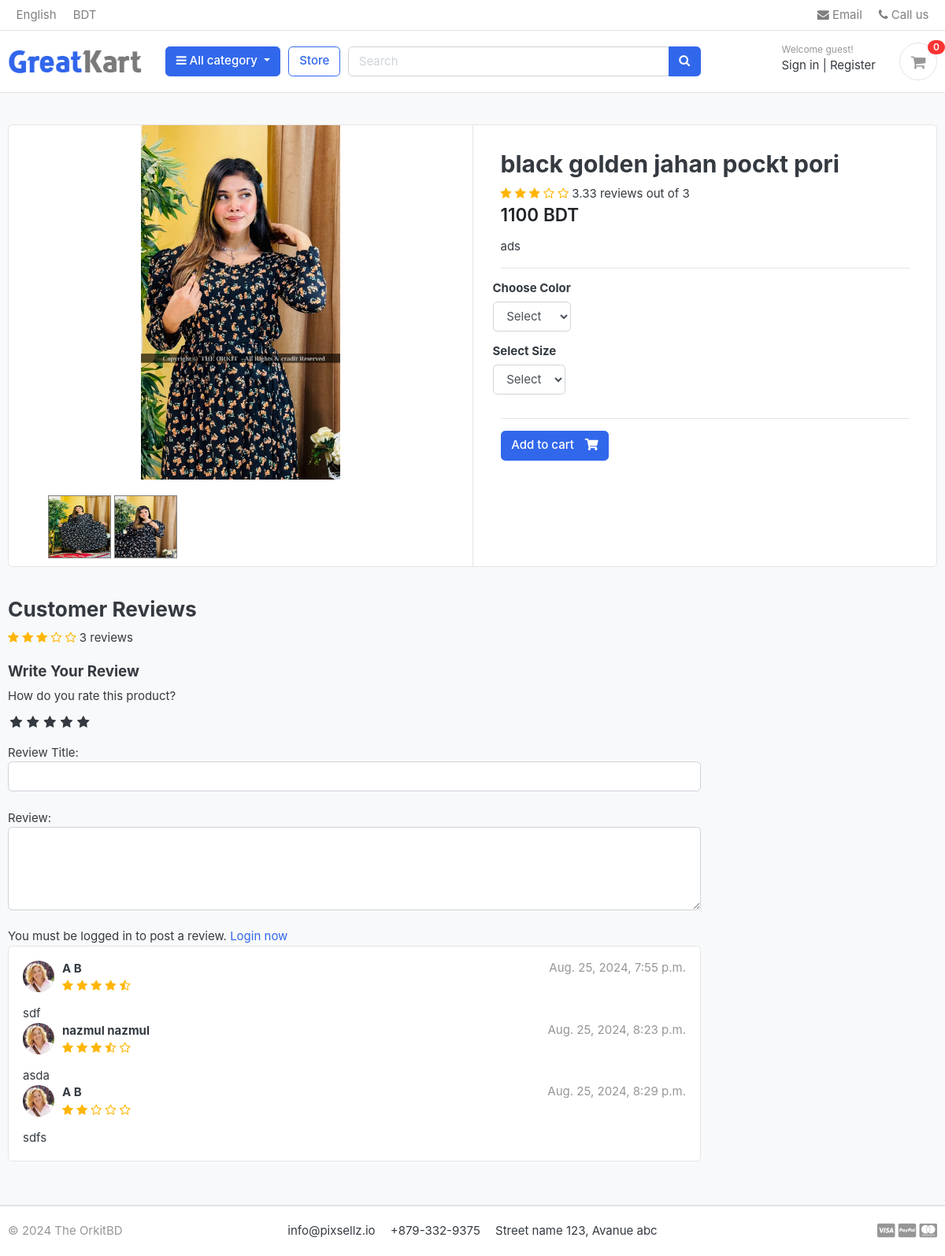
Page /store/category/pocket-pori-gawn/black-red-jiri/ on the earlier database version.
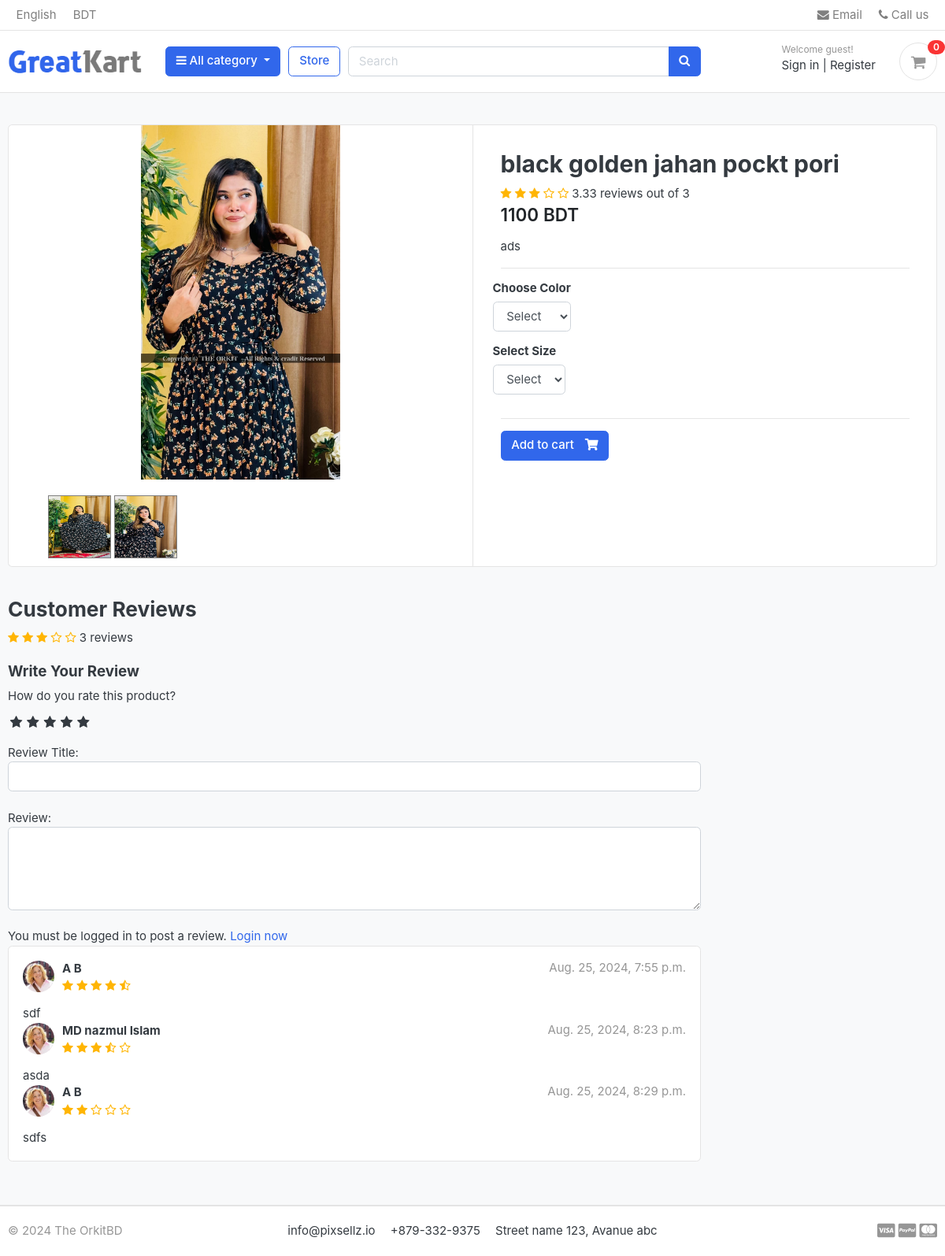
Same page on the later database version.
### store/models.py (models this page shows, shortened)
class ReviewRating(models.Model):
    product = models.ForeignKey(Product,on_delete=models.CASCADE)
    user =  models.ForeignKey(Account, on_delete=models.CASCADE)
    subject = models.CharField(max_length=100,blank=True)
    review = models.TextField(max_length=500,blank=True)
    rating = models.FloatField()
    ip =  models.CharField(max_length=20,blank=True)
    status = models.BooleanField(default=True)
    created_at = models.DateTimeField(auto_now_add=True)
    updated_at = models.DateTimeField(auto_now_add=True)

### accounts/models.py (models this page shows, shortened)
class Account(AbstractBaseUser):
    first_name      = models.CharField(max_length=50)
    last_name       = models.CharField(max_length=50)
    username        = models.CharField(max_length=50, unique=True)
    email           = models.EmailField(max_length=100, unique=True)
    phone_number    = models.CharField(max_length=50)
    date_joined     = models.DateTimeField(auto_now_add=True)
    last_login      = models.DateTimeField(auto_now_add=True)
    is_admin        = models.BooleanField(default=False)
    is_staff        = models.BooleanField(default=False)
    is_active        = models.BooleanField(default=False)
    is_superadmin        = models.BooleanField(default=False)
    USERNAME_FIELD = 'email'
    REQUIRED_FIELDS = ['username', 'first_name', 'last_name','phone_number']
    objects = MyAccountManager()
    def full_name(self):
        return f'{self.first_name} {self.last_name}'

### store/views.py (the view)
# urls.py: path('category/<slug:category_slug>/<slug:product_slug>/',product_details, name='product_detail') ,
def product_details(request,category_slug,product_slug):
    try:
        single_product = Product.objects.get(category__slug = category_slug, slug = product_slug)
        in_cart =  CartItem.objects.filter(cart__cart_id= _cart_id(request),product= single_product).exists()
    except Exception as e :
        raise e
    reviews = ReviewRating.objects.filter(product_id = single_product.id, status = True)
    product_gallery = ProductGallery.objects.filter(product_id = single_product.id)
    context={
        "single_product":single_product,
        'in_cart':in_cart,
        'reviews':reviews,
        "product_gallery":product_gallery,
    }
    return render(request,'store/product-detail.html',context)

### carts/context_processors.py (called while the page is built)
def counter(request):
    cart_count = 0
    if 'admin' in request.path:
        return {}
    else:
        try:
            cart = Cart.objects.filter(cart_id=_cart_id(request))
            if request.user.is_authenticated:
                cart_items = CartItem.objects.all().filter(user=request.user)
            else:
                cart_items = CartItem.objects.all().filter(cart=cart[:1])
            for cart_item in cart_items:
                cart_count += cart_item.quantity
        except Cart.DoesNotExist:
            cart_count = 0
    return dict(cart_count=cart_count)

### carts/views.py (called while the page is built)
def _cart_id(request):
    cart = request.session.session_key
    if not cart :
        cart = request.session.create()
    return cart

### category/context_processors.py (called while the page is built)
def menu_links(request):
    links = Category.objects.all()
    return dict(links=links)

### category/models.py (called while the page is built)
    def get_url(self):
        return reverse('products_by_category',args=[self.slug])

### store/models.py (called while the page is built)
    def averageReview(self):
        reviews = ReviewRating.objects.filter(product = self , status = True).aggregate(avarage = Avg('rating'))
        avg =  0
        count = 0
        if reviews['avarage'] is not None:
            avg = round(float(reviews['avarage']),2)
        return avg

### templates/store/product-detail.html (shortened to what the changed rows need)
{% extends "base.html" %}
{% load static %}
{%block content%}
<section class="section-content padding-y bg">
<div class="container">
<div class="card">
	<div class="row no-gutters">
		<main class="col-md-6 border-left">
<form action="{% url 'add_cart' single_product.id%}"  method="POST">
	<article class="content-body">
	<h2 class="title">{{single_product.product_name}}</h2>
	</article>
</form>
		</main>
	</div>
</div>
<br>
<div class="row">
			<div class="col-md-9">
	<article class="box mb-3">
		{% for review in reviews %}
			<div class="icontext w-100">
				<img src="./images/avatars/avatar1.jpg" class="img-xs icon rounded-circle">
				<div class="text">
					<span class="date text-muted float-md-right">{{review.updated_at}}</span>
					<h6 class="mb-1">{{review.user.full_name}} </h6>
					<div class="rating-star">
						<span>
							<i class="fa fa-star{% if review.rating == 0.5 %}-half-o{% elif review.rating < 1 %}-o {% endif %}" aria-hidden="true"></i>
							<i class="fa fa-star{% if review.rating == 1.5 %}-half-o{% elif review.rating < 2 %}-o {% endif %}" aria-hidden="true"></i>
							<i class="fa fa-star{% if review.rating == 2.5 %}-half-o{% elif review.rating < 3 %}-o {% endif %}" aria-hidden="true"></i>
							<i class="fa fa-star{% if review.rating == 3.5 %}-half-o{% elif review.rating < 4 %}-o {% endif %}" aria-hidden="true"></i>
							<i class="fa fa-star{% if review.rating == 4.5 %}-half-o{% elif review.rating < 5 %}-o {% endif %}" aria-hidden="true"></i>
						</span>
					</div>
				</div>
			</div>
			<div class="mt-3">
				<p>
					{{review.review}}
				</p>
			</div>
		{% endfor %}
	</article>
</body>
</html>
{% endblock %}

Differences in the rows shown:
changed through a linked row, ReviewRating "asda": user.full_name "nazmul nazmul" → "MD nazmul Islam"
